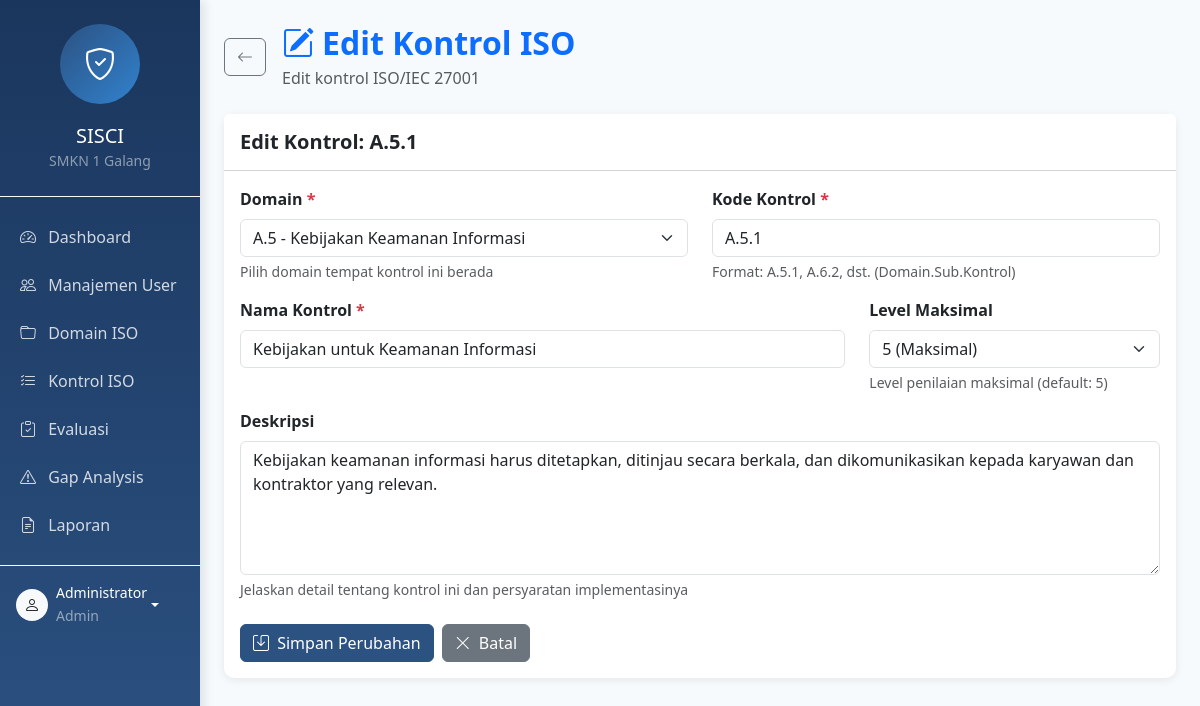
Screenshot of /index.php?page=kontrol&action=edit&id=1 (signed in) with the database file from the repository.
### tables this page shows
CREATE TABLE kontrol_iso (
    id INT AUTO_INCREMENT PRIMARY KEY COMMENT 'ID unik kontrol',
    domain_id INT NOT NULL COMMENT 'ID domain (FK ke domain_iso)',
    kode_kontrol VARCHAR(30) NOT NULL COMMENT 'Kode kontrol (contoh: A.5.1, A.5.2)',
    nama_kontrol VARCHAR(255) NOT NULL COMMENT 'Nama/judul kontrol',
    deskripsi TEXT COMMENT 'Deskripsi detail kontrol',
    level_maksimal INT DEFAULT 5 COMMENT 'Level maksimal penilaian (default 5)',
    created_at TIMESTAMP DEFAULT CURRENT_TIMESTAMP COMMENT 'Waktu pembuatan',
    updated_at TIMESTAMP DEFAULT CURRENT_TIMESTAMP ON UPDATE CURRENT_TIMESTAMP COMMENT 'Waktu terakhir update',
    
    FOREIGN KEY (domain_id) REFERENCES domain_iso(id) ON DELETE CASCADE ON UPDATE CASCADE,
    INDEX idx_domain (domain_id),
    INDEX idx_kode_kontrol (kode_kontrol)
);

### controllers/KontrolController.php (called while the page is built, shortened)
<?php
require_once __DIR__ . '/../models/KontrolModel.php';
require_once __DIR__ . '/../models/DomainModel.php';
class KontrolController {
    private $kontrolModel;
    private $domainModel;
    public function __construct() {
        $this->kontrolModel = new KontrolModel();
        $this->domainModel = new DomainModel();
    }
    public function edit() {
        $id = intval($_GET['id'] ?? 0);
        $kontrol = $this->kontrolModel->getById($id);
        $domains = $this->domainModel->getForDropdown();
        include __DIR__ . '/../views/kontrol/edit.php';
    }
}

### config/database.php (called while the page is built, shortened)
<?php
class Database {
    private static $instance = null;
    public static function getInstance() {
        if (self::$instance === null) {
            try {
                $dsn = "mysql:host=" . DB_HOST . ";dbname=" . DB_NAME . ";charset=" . DB_CHARSET;
                $options = [
                    PDO::ATTR_ERRMODE => PDO::ERRMODE_EXCEPTION,
                    PDO::ATTR_DEFAULT_FETCH_MODE => PDO::FETCH_ASSOC,
                    PDO::ATTR_EMULATE_PREPARES => false,
                ];
                self::$instance = new PDO($dsn, DB_USER, DB_PASS, $options);
            } catch (PDOException $e) {
                error_log("Koneksi Database Gagal: " . $e->getMessage());
                die("Terjadi kesalahan koneksi database. Silakan coba lagi nanti.");
            }
        }
        return self::$instance;
    }
}
function getDB() {
    return Database::getInstance();
}

### models/KontrolModel.php (called while the page is built, shortened)
<?php
require_once __DIR__ . '/../config/database.php';
class KontrolModel {
    private $db;
    public function __construct() {
        $this->db = getDB();
    }
    public function getById($id) {
        $stmt = $this->db->prepare("
            SELECT k.*, d.kode_domain, d.nama_domain
            FROM kontrol_iso k
            JOIN domain_iso d ON k.domain_id = d.id
            WHERE k.id = ?
        ");
        $stmt->execute([$id]);
        return $stmt->fetch();
    }
}

### models/DomainModel.php (called while the page is built, shortened)
<?php
require_once __DIR__ . '/../config/database.php';
class DomainModel {
    private $db;
    public function __construct() {
        $this->db = getDB();
    }
    public function getForDropdown() {
        $stmt = $this->db->query("SELECT id, CONCAT(kode_domain, ' - ', nama_domain) as nama FROM domain_iso ORDER BY kode_domain ASC");
        return $stmt->fetchAll();
    }
}

### views/kontrol/edit.php (the view, shortened to what this page needs)
<?php
include __DIR__ . '/../layouts/header.php';
?>
<div class="container-fluid">
    <div class="row">
        <?php include __DIR__ . '/../layouts/sidebar.php'; ?>
        <div class="col-md-9 col-lg-10 main-content p-4">
            <div class="d-flex align-items-center mb-4">
                <a href="<?php echo BASE_URL; ?>index.php?page=kontrol" class="btn btn-outline-secondary me-3">
                    <i class="bi bi-arrow-left"></i>
                </a>
                <div>
                    <h2 class="fw-bold text-primary mb-1">
                        <i class="bi bi-pencil-square me-2"></i>Edit Kontrol ISO
                    </h2>
                    <p class="text-muted mb-0">Edit kontrol ISO/IEC 27001</p>
                </div>
            </div>
            <div class="card">
                <div class="card-header bg-white py-3">
                    <h5 class="fw-bold mb-0">Edit Kontrol: <?php echo $kontrol['kode_kontrol']; ?></h5>
                </div>
                <div class="card-body">
                    <form action="<?php echo BASE_URL; ?>index.php?page=kontrol&action=update" method="POST">
                        <div class="row">
                            <div class="col-md-6 mb-3">
                                <label for="domain_id" class="form-label fw-semibold">
                                    Domain <span class="text-danger">*</span>
                                </label>
                                <select class="form-select" id="domain_id" name="domain_id" required>
                                    <?php foreach ($domains as $domain): ?>
                                    <option value="<?php echo $domain['id']; ?>"
                                            <?php echo ($domain['id'] == $kontrol['domain_id']) ? 'selected' : ''; ?>>
                                        <?php echo $domain['nama']; ?>
                                    </option>
                                    <?php endforeach; ?>
                                </select>
                                <div class="form-text">
                                    Pilih domain tempat kontrol ini berada
                                </div>
                            </div>
                            <div class="col-md-6 mb-3">
                                <label for="kode_kontrol" class="form-label fw-semibold">
                                    Kode Kontrol <span class="text-danger">*</span>
                                </label>
                                <input type="text"
                                       class="form-control"
                                       id="kode_kontrol"
                                       name="kode_kontrol"
                                       value="<?php echo $kontrol['kode_kontrol']; ?>"
                                       placeholder="Contoh: A.5.1, A.5.2"
                                       required
                                       pattern="A\.\d+\.\d+"
                                       title="Format: A.X.Y (contoh: A.5.1)">
                                <div class="form-text">
                                    Format: A.5.1, A.6.2, dst. (Domain.Sub.Kontrol)
                                </div>
                            </div>
                        </div>
                        <div class="row">
                            <div class="col-md-8 mb-3">
                                <label for="nama_kontrol" class="form-label fw-semibold">
                                    Nama Kontrol <span class="text-danger">*</span>
                                </label>
                                <input type="text"
                                       class="form-control"
                                       id="nama_kontrol"
                                       name="nama_kontrol"
                                       value="<?php echo htmlspecialchars($kontrol['nama_kontrol']); ?>"
                                       placeholder="Masukkan nama kontrol"
                                       required>
                            </div>
                            <div class="col-md-4 mb-3">
                                <label for="level_maksimal" class="form-label fw-semibold">
                                    Level Maksimal
                                </label>
                                <select class="form-select" id="level_maksimal" name="level_maksimal">
                                    <option value="5" <?php echo ($kontrol['level_maksimal'] == 5) ? 'selected' : ''; ?>>5 (Maksimal)</option>
                                </select>
                                <div class="form-text">
                                    Level penilaian maksimal (default: 5)
                                </div>
                            </div>
                        </div>
                        <div class="mb-4">
                            <label for="deskripsi" class="form-label fw-semibold">Deskripsi</label>
                            <textarea class="form-control"
                                      id="deskripsi"
                                      name="deskripsi"
                                      rows="5"
                                      placeholder="Masukkan deskripsi kontrol..."><?php echo htmlspecialchars($kontrol['deskripsi']); ?></textarea>
                            <div class="form-text">
                                Jelaskan detail tentang kontrol ini dan persyaratan implementasinya
                            </div>
                        </div>
                        <div class="d-flex gap-2">
                            <button type="submit" class="btn btn-primary">
                                <i class="bi bi-save me-1"></i>
                                Simpan Perubahan
                            </button>
                            <a href="<?php echo BASE_URL; ?>index.php?page=kontrol" class="btn btn-secondary">
                                <i class="bi bi-x-lg me-1"></i>
                                Batal
                            </a>
                        </div>
                    </form>
                </div>
            </div>
        </div>
    </div>
</div>
<?php
include __DIR__ . '/../layouts/footer.php';

### views/layouts/header.php (style rules this page uses)
:root { --primary-color: #2c5282; --secondary-color: #4a5568; --success-color: #38a169; --info-color: #3182ce; --warning-color: #d69e2e; --danger-color: #e53e3e; --light-bg: #f7fafc; }
body { font-family: 'Segoe UI', Tahoma, Geneva, Verdana, sans-serif; background-color: var(--light-bg); }
.card { border: none; border-radius: 10px; box-shadow: 0 2px 8px rgba(0,0,0,0.08); transition: transform 0.2s ease, box-shadow 0.2s ease; }
.btn { border-radius: 6px; font-weight: 500; transition: all 0.3s ease; }
.btn-primary { background-color: var(--primary-color); border-color: var(--primary-color); }

### rows the page displays
kontrol_iso: kode_kontrol "A.5.1", domain_id "A.5 - Kebijakan Keamanan Informasi", nama_kontrol "Kebijakan untuk Keamanan Informasi", level_maksimal "5 (Maksimal)", deskripsi "Kebijakan keamanan informasi harus ditetapkan, ditinjau secara berkala, dan dikomunikasikan kepada karyawan dan kontraktor yang relevan."

### other values shown
$currentUser['nama'] "Administrator"
$currentUser['role'] "Admin"
